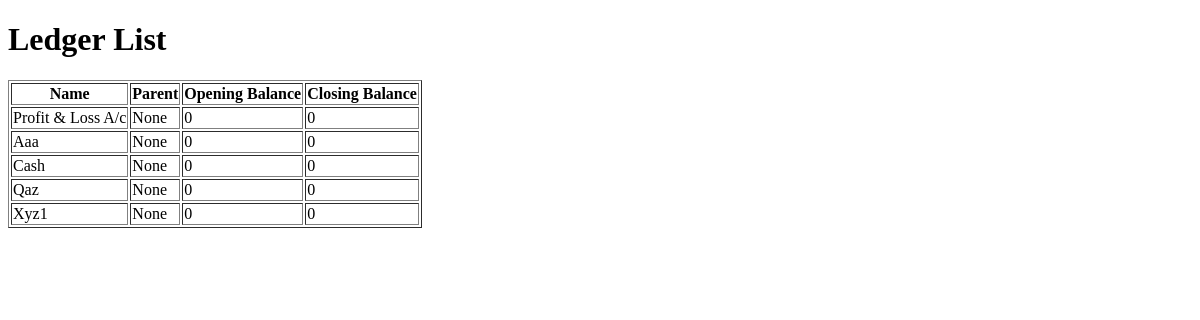
/ledgers/, run on an earlier commit of the app's database.
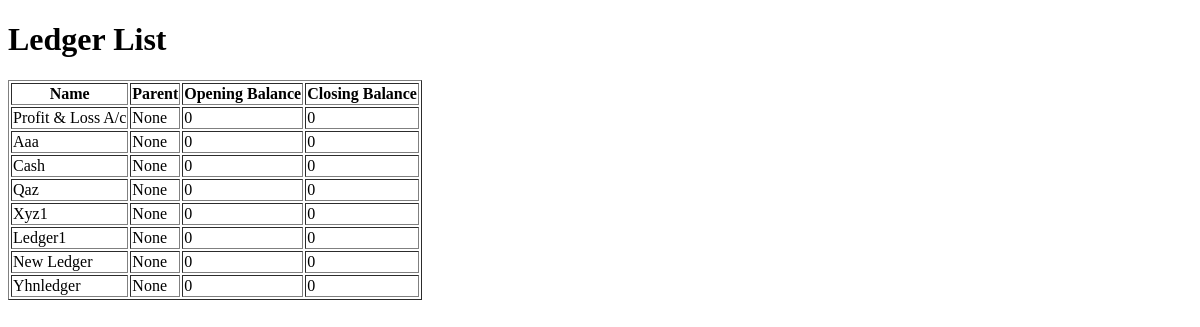
And on a later commit of the database.
### tally/models.py (models this page shows)
class Ledger(models.Model):
    name = models.CharField(max_length=100, blank=True, null=True)
    parent = models.CharField(max_length=100, blank=True, null=True)
    gstin = models.CharField(max_length=100, blank=True, null=True)
    vattin = models.CharField(max_length=100, blank=True, null=True)
    guid = models.CharField(max_length=100, blank=True, null=True)
    address = models.CharField(max_length=500, blank=True, null=True)
    pincode = models.CharField(max_length=20, blank=True, null=True)
    income_tax_number = models.CharField(max_length=100, blank=True, null=True)
    bill_credit_period = models.CharField(max_length=100, blank=True, null=True)
    is_tds_applicable = models.CharField(max_length=10, blank=True, null=True)
    tds_deductee_type = models.CharField(max_length=100, blank=True, null=True)
    gst_registration_type = models.CharField(max_length=100, blank=True, null=True)
    ledger_positive = models.CharField(max_length=10, blank=True, null=True)
    alter_id = models.CharField(max_length=100, blank=True, null=True)
    opening_balance = models.CharField(max_length=50, blank=True, null=True)
    closing_balance = models.CharField(max_length=50, blank=True, null=True)
    iso_debit = models.CharField(max_length=10, blank=True, null=True)
    iscb_debit = models.CharField(max_length=10, blank=True, null=True)
    ledger_contact_person = models.CharField(max_length=100, blank=True, null=True)
    ledger_phone = models.CharField(max_length=100, blank=True, null=True)
    ledger_mobile = models.CharField(max_length=100, blank=True, null=True)
    ledger_fax = models.CharField(max_length=100, blank=True, null=True)
    ledger_email = models.CharField(max_length=100, blank=True, null=True)
    ledger_email_cc = models.CharField(max_length=100, blank=True, null=True)
    ledger_state = models.CharField(max_length=100, blank=True, null=True)
    ledger_country = models.CharField(max_length=100, blank=True, null=True)
    company_guid = models.CharField(max_length=100, blank=True, null=True)
    company_name = models.CharField(max_length=100, blank=True, null=True)

### tally/views.py (the view)
# urls.py: path('ledgers/', views.list_ledgers, name='ledger_list'),
def list_ledgers(request):
    ledgers = Ledger.objects.all()
    return render(request, 'tally/ledger_list.html', {'ledgers': ledgers})

### tally/templates/tally/ledger_list.html (shortened to what this page needs)
<!DOCTYPE html>
<html>
<head>
</head>
<body>
    <h1>Ledger List</h1>
    <table border="1">
        <thead>
            <tr>
                <th>Name</th>
                <th>Parent</th>
                <th>Opening Balance</th>
                <th>Closing Balance</th>
            </tr>
        </thead>
        <tbody>
            {% for ledger in ledgers %}
            <tr>
                <td>{{ ledger.name }}</td>
                <td>{{ ledger.parent }}</td>
                <td>{{ ledger.opening_balance }}</td>
                <td>{{ ledger.closing_balance }}</td>
            </tr>
            {% endfor %}
        </tbody>
    </table>
</body>
</html>

What changed in the data, as far as the page shows it:
added Ledger: name "Ledger1", parent "None", opening_balance "0", closing_balance "0"
added Ledger: name "New Ledger", parent "None", opening_balance "0", closing_balance "0"
added Ledger: name "Yhnledger", parent "None", opening_balance "0", closing_balance "0"
